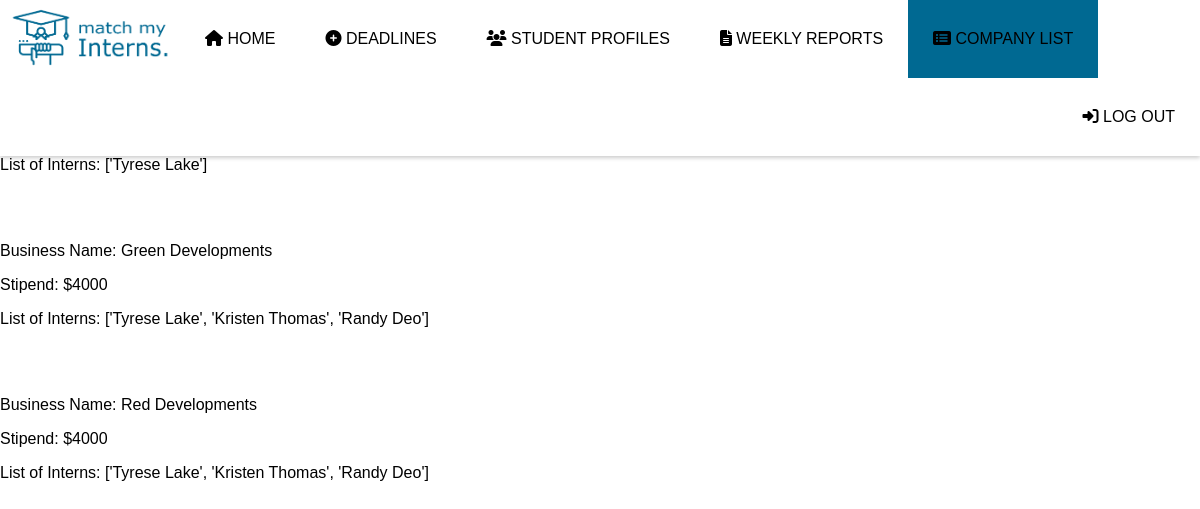
The app's page /dcit-shortlist (signed in) with its own data.
### models.py (models this page shows, shortened)
class Business(db.Model, UserMixin, ):
    businessID = db.Column(db.Integer, primary_key=True)
    bname = db.Column(db.String(120), nullable=False)
    num_interns = db.Column(db.Integer, nullable=False)
    duration = db.Column(db.Integer, nullable=False)
    credits = db.Column(db.Integer, nullable=False)
    stipend = db.Column(db.Integer, nullable=False)
    language = db.Column(db.String(300), nullable=False)
    design = db.Column(db.String(300), nullable=False)
    dbms = db.Column(db.String(300), nullable=False)
    soft_skills = db.Column(db.String(300), nullable=False)

### main.py (the view)
@app.route("/dcit-shortlist", methods=(['GET']))
@login_required
def dcitInternList():
    businesses = Business.query.all()
    Students = Student.query.all()
    sort = Student.query.order_by(Student.gpa.desc()).all()  # Filter for best student - sorts by GPA
    num_interns = 0
    l_check = False
    db_check = False
    de_check = False
    temp = []
    for business in businesses:
        if num_interns > business.num_interns:  # Move on to the next company if number of required interns is meet
            continue
        else:
            internlist = []
            i = 0  # Filtering for Fully Qualified
            if sort[i].language == business.language:
                l_check = True
            if sort[i].dbms == business.dbms:
                db_check = True
            if sort[i].design == business.design:
                de_check = True
            if l_check == True & db_check == True & de_check == True:
                internlist.append(sort[i].name)
                i = i + 1
            set1 = set(list(business.language))
            set2 = set(sort[i].language)
            set3 = set(list(business.dbms))
            set4 = set(sort[i].dbms)
            set5 = set(list(business.design))
            set6 = set(sort[i].design)
            if set1.issubset(set2):
                l_check = True
            if set3.issubset(set4):
                db_check = True
            if set5.issubset(set6):
                de_check = True
            if l_check == True & db_check == True & de_check == True:
                internlist.append(sort[i].name)
                i = i + 1
            if set1.intersection(set2):
                l_check = True
            if set3.intersection(set4):
                db_check = True
            if set5.intersection(set6):
                de_check = True
            if l_check == True & db_check == True & de_check == True:
                internlist.append(sort[i].name)
                i = i + 1
        print("Business Name: ", business.bname)
        print(internlist)
        temp.append(internlist)
    temp.insert(0,'NULL')
    num_interns = num_interns + 1
    temps = []
    return render_template("dcit-shortlist.html", temps=temp.copy(), businesses=businesses)

### main.py (called while the page is built)
@login_manager.user_loader
def user_loader(email):
    return User.query.get(email)

### models.py (called while the page is built)
    @property
    def is_authenticated(self):
        return True

### templates/dcit-shortlist.html (shortened to what this page needs)
<!DOCTYPE html>
<html lang="en">
<head>
    <link rel="stylesheet" href="../static/css/navigationbar.css">
    <link rel="stylesheet" href="https://cdnjs.cloudflare.com/ajax/libs/font-awesome/4.7.0/css/font-awesome.min.css">
</head>
<body>
    <nav class="navbar navbar-inverse" style="z-index:2;">
        <div class="container-fluid">
            <ul class="nav navbar-nav">
                <li> <img src=" ../static/images/mmi_logo.png" alt="Match My Interns" width="180" height="75">  </li>
                <li class=""><a href="dcitHome"> <span class = "fa fa-home"> </span> HOME </a> </li>
                <li class=""><a href="deadlines"> <i class="fas fa-plus-circle"> </i> DEADLINES </a> </li>
                <li class=""><a href="dcitStudentProfiles"> <i class="fas fa-users"> </i> STUDENT PROFILES </a> </li>
                <li class=""><a href="dcitWeeklyReports"> <i class="fas fa-file-alt"> </i> WEEKLY REPORTS </a> </li>
                <li class="active"><a href="dcitCompanyList"> <i class="fas fa-list-alt"> </i> COMPANY LIST </a> </li>
                <li class="right"><a href="logout"> <i class="fas fa-sign-in-alt"> </i> LOG OUT</a></li>
            </ul>
        </div>
    </nav>
    <br> <br> <br>
    <table action="/dcit-shortlist" method='GET'>
            {% for business in businesses %}
                        <br>
                        <p>Business Name: {{business.bname}}</p>
                        <p>Stipend: ${{business.stipend}}</p>
                        <p>List of Interns: {{temps[business.businessID]}}</p>
                        <br>
            {% endfor %}
    </table>
</body>
</html>

### static/css/navigationbar.css (style rules this page uses)
ul { list-style-type: none; margin: 0; padding: 0; overflow: hidden; background-color: #ffffff; }
li { float: left; }
li a { display: block; color: black; text-align: center; padding: 30px 25px; text-decoration: none; }
.active { background-color: #006992; }
.right { float: right; }
nav { box-shadow: 0 2px 4px 0 rgba(0,0,0,.2); position: fixed; top: 0px; width: 100%; }
body { margin:0; font-family: Helvetica; }
.right { right: 0; }

### records on screen
Business: businessID "['Tyrese Lake']"
Business: bname "Green Developments", stipend "4000", businessID "['Tyrese Lake', 'Kristen Thomas', 'Randy Deo']"
Business: bname "Red Developments", stipend "4000", businessID "['Tyrese Lake', 'Kristen Thomas', 'Randy Deo']"
